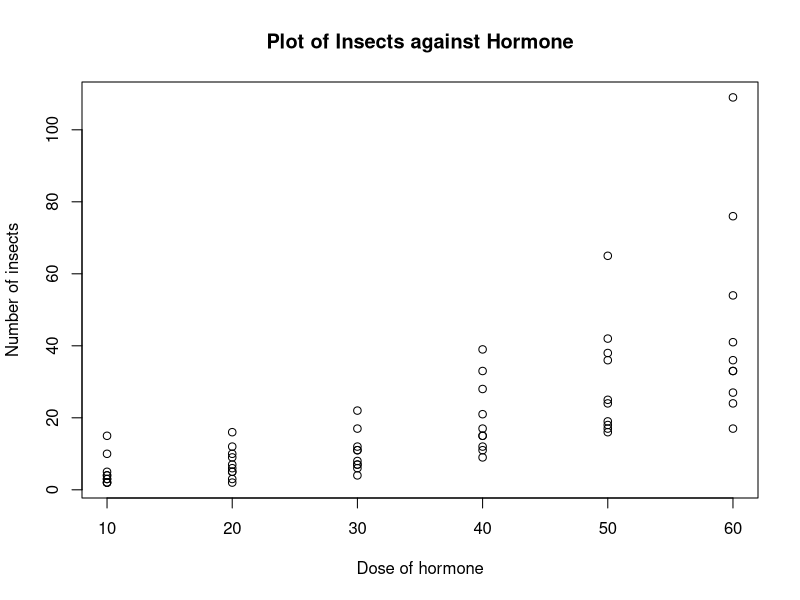
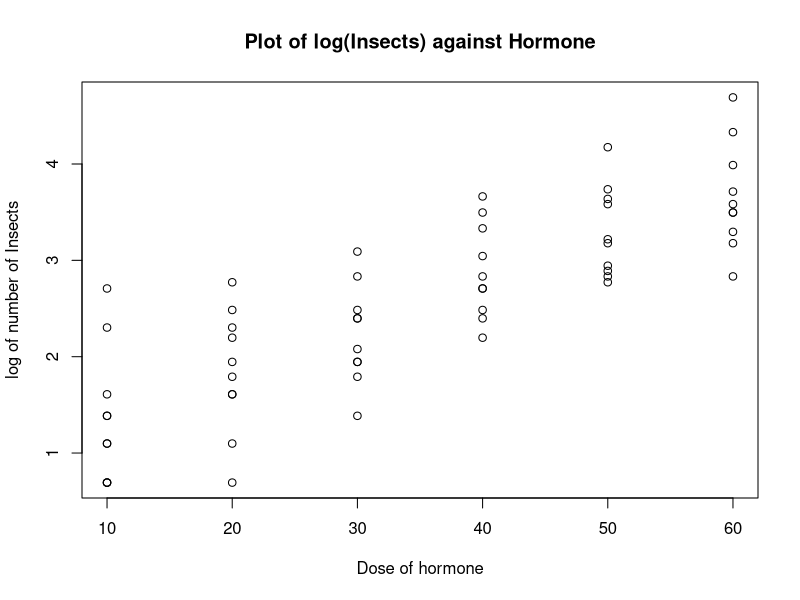
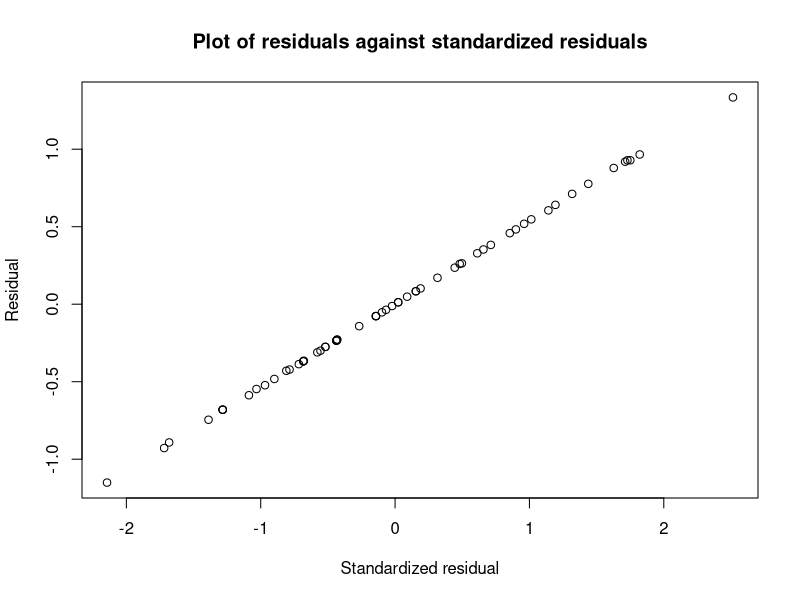
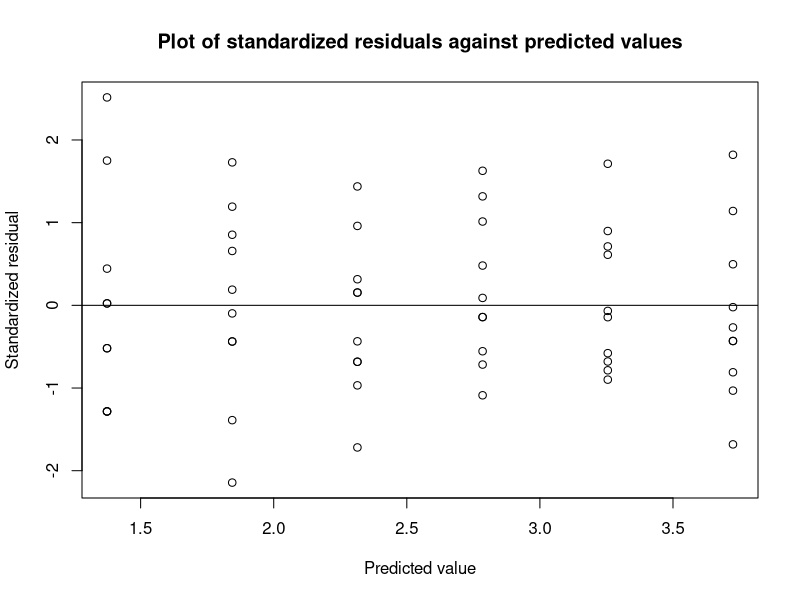
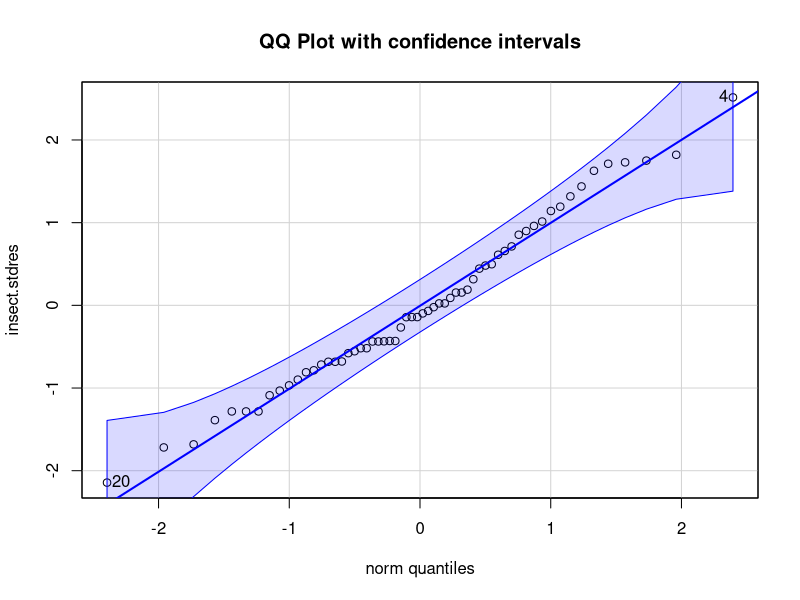
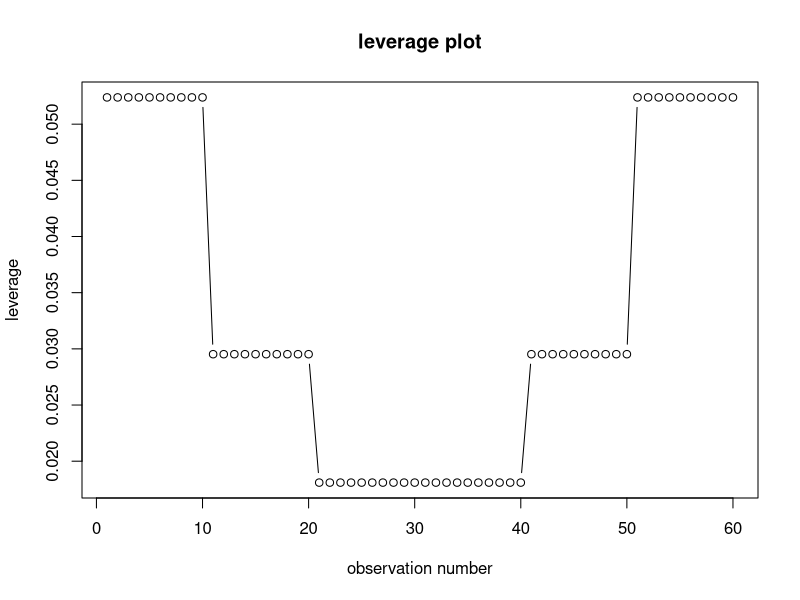
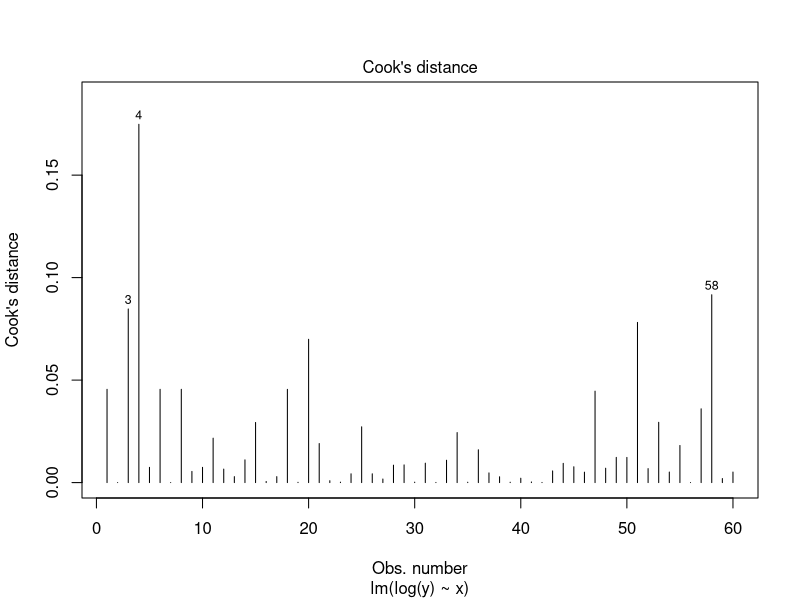

The R script that drew these images, in order: (Note: this script raises an error after producing the figures.)
## ---- chunk 1
library(readxl)
Hwk2Q1DatSp17 <- read_excel("Hwk2Q1DatSp17.xlsx")
# Change the names of the columns
names(Hwk2Q1DatSp17) <- c("ObsNum", "hormone", "insects")
plot(Hwk2Q1DatSp17$hormone, Hwk2Q1DatSp17$insects, xlab="Dose of hormone", 
     ylab="Number of insects", 
     main = "Plot of Insects against Hormone")
## ---- chunk 2
plot(Hwk2Q1DatSp17$hormone, log(Hwk2Q1DatSp17$insects), xlab="Dose of hormone", 
     ylab="log of number of Insects", 
     main = "Plot of log(Insects) against Hormone")
## ---- chunk 3
    # Regress log(insects) on hormone
    x <- Hwk2Q1DatSp17$hormone
    y <- Hwk2Q1DatSp17$insects
    insect.lm <- lm(log(y) ~ x)
## ---- chunk 4
    insect.stdres <- rstandard(insect.lm)
    plot(insect.stdres, insect.lm$resid, xlab="Standardized residual", ylab="Residual",
         main="Plot of residuals against standardized residuals")
## ---- chunk 5
    plot(insect.lm$fit, insect.stdres, xlab="Predicted value", ylab="Standardized residual", 
         main = "Plot of standardized residuals against predicted values")
    # Add a horizontal line at y = 0
    abline(h=0)
## ---- chunk 6
    library(car)
    qqPlot(insect.stdres, main="QQ Plot with confidence intervals")
## ---- chunk 7
    # leverage 
    lev = hat(model.matrix(insect.lm))
    plot(lev, type="b", xlab="observation number", ylab="leverage", main="leverage plot")
    # Cook's distance 
    plot(insect.lm, which = 4)
## ---- chunk 8
summary(insect.lm)
# Find 97.5% quantile of t(df=58)
qt(0.975, df=58)
## ---- chunk 9
# 95% confidence interval at hormone = 40
predict(insect.lm, data.frame(x=40), interval="confidence")
# 95% prediction interval at hormone = 40
predict(insect.lm, data.frame(x=40), interval="prediction")
## ---- chunk 10
# Import data
Hwk2Q2DatSp17 <- read_excel("Hwk2Q2DatSp17.xlsx")
X <- Hwk2Q2DatSp17$`Diameter of the Apple (X in cm)`
Y <- Hwk2Q2DatSp17$`Insecticide Dose Found (Y, in ppm)`
# scatterplot for checking linearity
plot(X, log(Y), xlab="Apple diameter", ylab="log(amount of insecticide)", 
     main="scatterplot between X and log Y")
## ---- chunk 11
# Fit linear model between X and Y
insecticide.lm <- lm(log(Y)~X)
StandResids <- rstandard(insecticide.lm)
predict(insecticide.lm, data.frame(X=6.6), se.fit = T, interval="confidence")
qt(0.975, df=39)
## ---- chunk 12
# qqplot for checking normality
qqPlot(StandResids, main="QQ plot with confidence intervals")
## ---- chunk 13
# residuals vs fits for checking homoscedasticity
plot(insecticide.lm$fit, StandResids, xlab ="Fits", ylab="Standardized Residuals")
abline(h=0)
plot(insecticide.lm, which = 4)
## ---- chunk 14
plot(insecticide.lm, which = 4)
